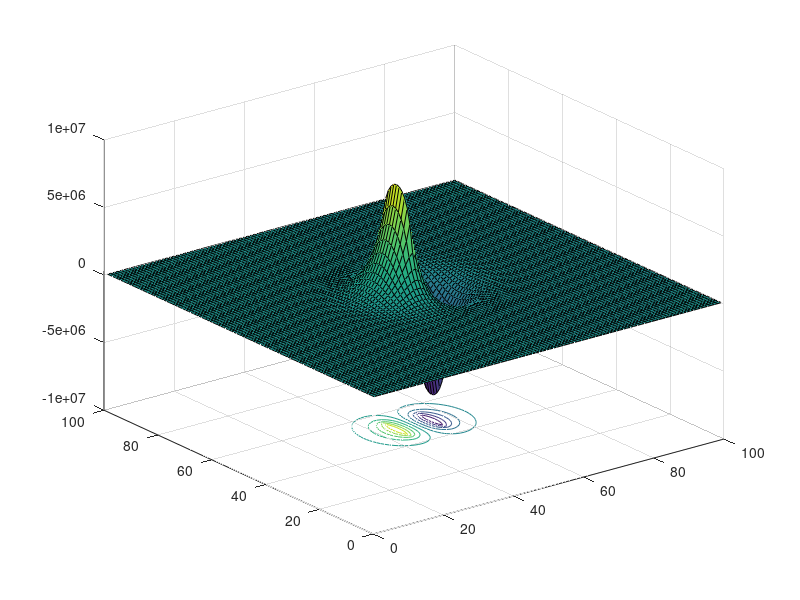
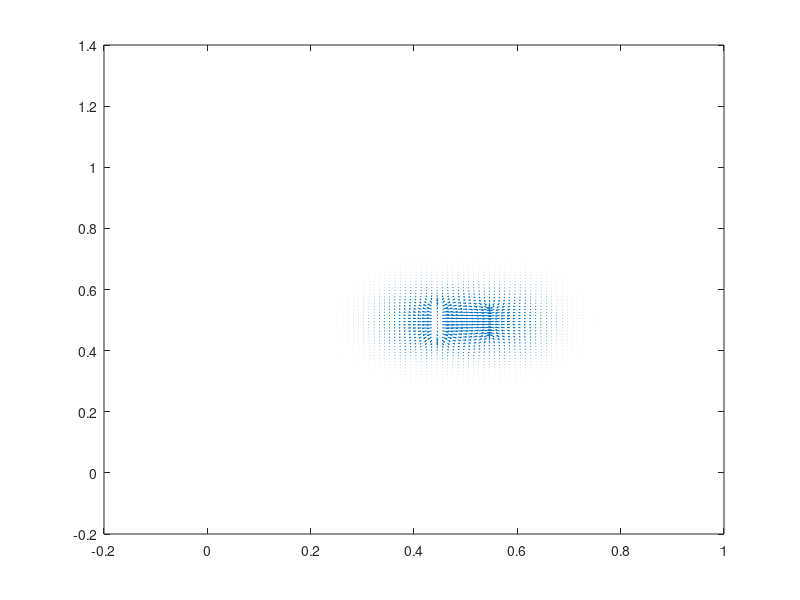

The MATLAB source for these figures, in order:
M = 100; %dimensione matrice, grande per arrivare dove V tende a zero
V = zeros(M,M); %def matrice griglia con potenziale nullo ovunque 
Q = zeros(M,M); %def matrice griglia con carica (densità di carica) nulla ovunque

%condensatore al centro
Cen = M/2;
W = M/20;

%LAPLACE 
Q(Cen-W:Cen+W,Cen-W) = 10;
Q(Cen-W:Cen+W,Cen+W) = -10;
x = linspace(0,1,M);
d = x(2) - x(1); %spaziatura griglia

figure(1)
%iteriamo il rilassamento

k = 1/(4* 8.85*10e-12 * pi);
t=0;
dt=0.1;
while t<10 %100 cicli
    
    t=t+dt; 
    
    Vold = V; %parto dal valore iniziale
  
    V(2:M-1,2:M-1) = 1/4.*(Vold(3:M,2:M-1)+Vold(1:M-2,2:M-1)+Vold(2:M-1,3:M)+Vold(2:M-1,1:M-2)) + k*Q(2:M-1,2:M-1)*d^2;
    %ovvero V(i,j) = 1/4.*(Vold(i+1,j)+Vold(i-1,j)+Vold(i,j+1)+Vold(i,j-1) + 1/4.q(i,j)*d^2);

    %non sono sicuro perciò non lo metto
    %V(Cen-W:Cen+W,Cen-W) = k*Q(Cen-W:Cen+W,Cen-W);
    %V(Cen-W:Cen+W,Cen+W) = k*Q(Cen-W:Cen+W,Cen+W); %fisso il pot del condensatore, nell'iter lo cambiavo

    surfc(V)
    drawnow %non è necessario, ma voglio vedere per curiosità come evolve la soluzione
    
end

%alla fine anche il campo E
figure(2)
[Ex,Ey] = gradient(V);
y = linspace (0,1,M);
quiver (x,y,-Ex,-Ey)
